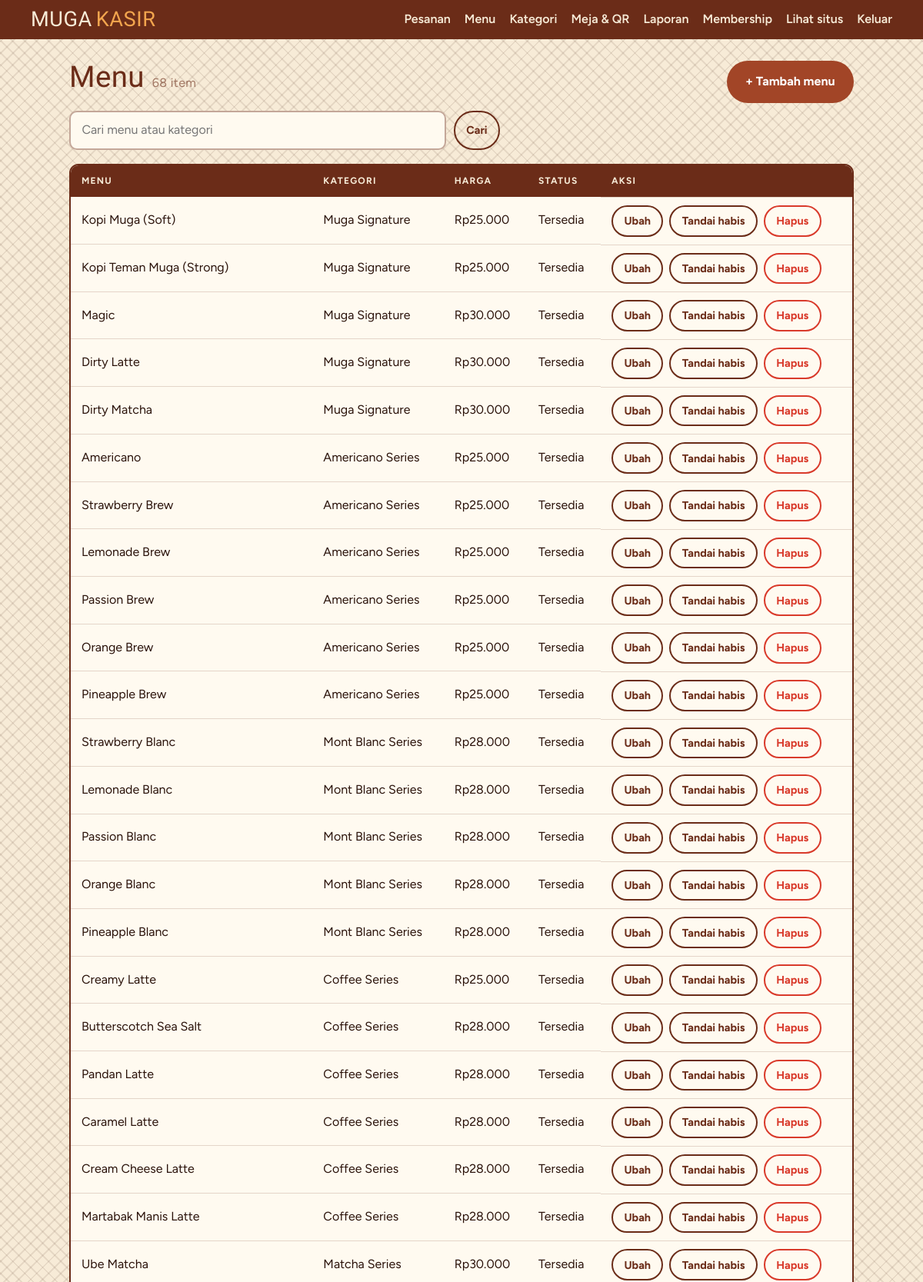
Screenshot of /admin/menu.php (signed in, upper part) with the database file from the repository.
### tables this page shows
CREATE TABLE menu_items (
  id INT UNSIGNED AUTO_INCREMENT PRIMARY KEY,
  category_id INT UNSIGNED NOT NULL,
  name VARCHAR(100) NOT NULL,
  slug VARCHAR(120) NOT NULL UNIQUE,
  description VARCHAR(255) NULL,
  price INT UNSIGNED NOT NULL,
  image VARCHAR(160) NOT NULL DEFAULT '',
  is_spicy TINYINT(1) NOT NULL DEFAULT 0,
  is_available TINYINT(1) NOT NULL DEFAULT 1,
  sort_order INT NOT NULL DEFAULT 0,
  created_at TIMESTAMP NOT NULL DEFAULT CURRENT_TIMESTAMP,
  FOREIGN KEY (category_id) REFERENCES categories(id) ON DELETE RESTRICT
);

CREATE TABLE categories (
  id INT UNSIGNED AUTO_INCREMENT PRIMARY KEY,
  slug VARCHAR(60) NOT NULL UNIQUE,
  name VARCHAR(80) NOT NULL,
  image VARCHAR(120) NOT NULL DEFAULT '',
  sort_order INT NOT NULL DEFAULT 0
);

### inc/bootstrap.php (called while the page is built, shortened)
<?php
function db(): PDO {
    static $pdo;
    if (!$pdo) {
        $pdo = new PDO('mysql:host=' . DB_HOST . ';port=' . DB_PORT . ';dbname=' . DB_NAME . ';charset=utf8mb4',
            DB_USER, DB_PASS, [
                PDO::ATTR_ERRMODE => PDO::ERRMODE_EXCEPTION,
                PDO::ATTR_DEFAULT_FETCH_MODE => PDO::FETCH_ASSOC,
                PDO::ATTR_EMULATE_PREPARES => false,
            ]);
    }
    return $pdo;
}
function e($s): string { return htmlspecialchars((string)$s, ENT_QUOTES, 'UTF-8'); }
function rupiah(int $n): string { return 'Rp' . number_format($n, 0, ',', '.'); }
function base_path(): string {
    $dir = str_replace('\\', '/', dirname($_SERVER['SCRIPT_NAME']));
    $dir = preg_replace('#/admin$#', '', $dir);
    return rtrim($dir, '/');
}
function url(string $p = ''): string { return base_path() . '/' . ltrim($p, '/'); }

### admin/menu.php (the view, shortened to what this page needs)
<?php
require __DIR__ . '/../inc/bootstrap.php';
require __DIR__ . '/_layout.php';
$q = trim($_GET['q'] ?? '');
$st = db()->prepare('SELECT m.*, c.name cat FROM menu_items m JOIN categories c ON c.id=m.category_id
    WHERE m.name LIKE ? OR c.name LIKE ? ORDER BY c.sort_order, m.sort_order, m.id');
$st->execute(["%$q%", "%$q%"]);
$rows = $st->fetchAll();
?>
<div class="adm-title"><h1>Menu <small><?= count($rows) ?> item</small></h1>
  <a class="btn btn-primary" href="<?= e(url('admin/menu_form.php')) ?>">+ Tambah menu</a></div>
<form method="get" class="search"><input name="q" value="<?= e($q) ?>" placeholder="Cari menu atau kategori" aria-label="Cari"><button class="btn btn-cream-d">Cari</button></form>
<div class="table-wrap"><table>
<thead><tr><th>Menu</th><th>Kategori</th><th>Harga</th><th>Status</th><th>Aksi</th></tr></thead>
<tbody>
<?php foreach ($rows as $r): ?>
<tr class="<?= $r['is_available'] ? '' : 'off' ?>">
  <td><?= e($r['name']) ?><?= $r['is_spicy'] ? ' <i class="chili">Pedas</i>' : '' ?></td>
  <td><?= e($r['cat']) ?></td><td><?= rupiah((int)$r['price']) ?></td>
  <td><?= $r['is_available'] ? 'Tersedia' : 'Habis' ?></td>
  <td class="acts">
    <a class="btn btn-cream-d" href="<?= e(url('admin/menu_form.php?id=' . $r['id'])) ?>">Ubah</a>
    <form method="post"><button class="btn btn-cream-d"><?= $r['is_available'] ? 'Tandai habis' : 'Tersedia' ?></button></form>
    <form method="post" onsubmit="return confirm('Hapus <?= e(addslashes($r['name'])) ?>?')"><button class="btn btn-danger">Hapus</button></form>
  </td>
</tr>
<?php endforeach; if (!$rows): ?><tr><td colspan="5" class="cart-empty">Tidak ada data.</td></tr><?php endif; ?>
</tbody></table></div>

### assets/css/style.css (style rules this page uses)
:root { --terra:#a24527; --terra-d:#6b2c18; --deep:#3b170d; --cream:#f7ebd7; --cream-2:#ecd9bb; --amber:#f2a54e; --wood:#8a4a28; --ink:#2a120a; --chili:#d93a2b; --ok:#4f7a3a; --display:'Lilita One','Arial Rounded MT Bold',system-ui,sans-serif; --body:'Figtree',system-ui,-apple-system,'Segoe UI',sans-serif; --ease:cubic-bezier(.22,.61,.36,1); --cane:repeating-linear-gradient(45deg,rgba(60,25,10,.09) 0 2px,transparent 2px 11px),repeating-linear-gradient(-45deg,rgba(60,25,10,.09) 0 2px,transparent 2px 11px); }
* { box-sizing:border-box;margin:0;padding:0 }
html { scroll-behavior:smooth;scroll-padding-top:132px;background:var(--deep) }
body { font-family:var(--body);color:var(--cream);background:var(--deep);line-height:1.55;font-size:16px;-webkit-font-smoothing:antialiased }
a { color:inherit }
button,input,select { font:inherit;color:inherit }
h1,h2,h3 { font-family:var(--display);font-weight:400;line-height:1.02;letter-spacing:.01em }
.btn { display:inline-flex;align-items:center;justify-content:center;gap:.4em;padding:.8em 1.4em;border:2px solid transparent;border-radius:999px;font-weight:700;cursor:pointer;text-decoration:none;background:none; transition:transform .18s var(--ease),background-color .18s,box-shadow .18s,border-color .18s,color .18s;-webkit-tap-highlight-color:transparent }
.btn-primary { background:var(--terra);color:#fff }
.btn-ghost-d,.btn-cream-d { border-color:var(--terra-d);color:var(--terra-d);background:transparent;padding:.5em 1em;font-size:.9rem }
.btn-danger { background:transparent;border-color:var(--chili);color:var(--chili);padding:.5em 1em;font-size:.9rem }
input,select { width:100%;padding:.7em .9em;border:2px solid rgba(107,44,24,.4);border-radius:10px;background:#fffaf0;color:var(--ink) }
body.admin { min-height:100vh;background:var(--cream);color:var(--ink);background-image:var(--cane) }
.adm-main h1 { font-size:2.4rem;color:var(--terra-d);margin-bottom:14px }
.adm-main h1 small { font-family:var(--body);font-size:1rem;opacity:.6 }
.adm-title { display:flex;justify-content:space-between;align-items:center;gap:12px;flex-wrap:wrap }
.search,.inline-add { display:flex;gap:10px;margin:10px 0 18px;max-width:560px }
.table-wrap { overflow-x:auto;background:#fffaf0;border:2px solid var(--terra-d);border-radius:12px }
table { width:100%;border-collapse:collapse;min-width:640px }
th { text-align:left;font-size:.75rem;letter-spacing:.1em;text-transform:uppercase;background:var(--terra-d);color:var(--cream);padding:11px 14px }
td { padding:10px 14px;border-top:1px solid rgba(107,44,24,.18);vertical-align:middle }
.acts { display:flex;gap:8px;flex-wrap:wrap;align-items:center }
.acts form { display:inline }

### rows the page displays
menu_items: name "Kopi Muga (Soft)", category.name "Muga Signature", price "Rp25.000", is_available "Tersedia"
menu_items: name "Kopi Teman Muga (Strong)", category.name "Muga Signature", price "Rp25.000", is_available "Tersedia"
menu_items: name "Magic", category.name "Muga Signature", price "Rp30.000", is_available "Tersedia"
menu_items: name "Dirty Latte", category.name "Muga Signature", price "Rp30.000", is_available "Tersedia"
menu_items: name "Dirty Matcha", category.name "Muga Signature", price "Rp30.000", is_available "Tersedia"
menu_items: name "Americano", category.name "Americano Series", price "Rp25.000", is_available "Tersedia"
menu_items: name "Strawberry Brew", category.name "Americano Series", price "Rp25.000", is_available "Tersedia"
menu_items: name "Lemonade Brew", category.name "Americano Series", price "Rp25.000", is_available "Tersedia"
menu_items: name "Passion Brew", category.name "Americano Series", price "Rp25.000", is_available "Tersedia"
menu_items: name "Orange Brew", category.name "Americano Series", price "Rp25.000", is_available "Tersedia"
menu_items: name "Pineapple Brew", category.name "Americano Series", price "Rp25.000", is_available "Tersedia"
menu_items: name "Strawberry Blanc", category.name "Mont Blanc Series", price "Rp28.000", is_available "Tersedia"
menu_items: name "Lemonade Blanc", category.name "Mont Blanc Series", price "Rp28.000", is_available "Tersedia"
menu_items: name "Passion Blanc", category.name "Mont Blanc Series", price "Rp28.000", is_available "Tersedia"
menu_items: name "Orange Blanc", category.name "Mont Blanc Series", price "Rp28.000", is_available "Tersedia"
menu_items: name "Pineapple Blanc", category.name "Mont Blanc Series", price "Rp28.000", is_available "Tersedia"
menu_items: name "Creamy Latte", category.name "Coffee Series", price "Rp25.000", is_available "Tersedia"
menu_items: name "Butterscotch Sea Salt", category.name "Coffee Series", price "Rp28.000", is_available "Tersedia"
menu_items: name "Pandan Latte", category.name "Coffee Series", price "Rp28.000", is_available "Tersedia"
menu_items: name "Caramel Latte", category.name "Coffee Series", price "Rp28.000", is_available "Tersedia"
menu_items: name "Cream Cheese Latte", category.name "Coffee Series", price "Rp28.000", is_available "Tersedia"
menu_items: name "Martabak Manis Latte", category.name "Coffee Series", price "Rp28.000", is_available "Tersedia"
menu_items: name "Ube Matcha", category.name "Matcha Series", price "Rp30.000", is_available "Tersedia"

### other values shown
count($rows) "68"
